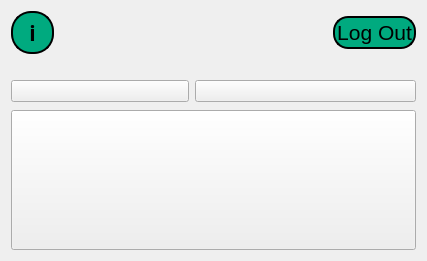
     <widget class="QWidget" name="Dashboardpage">
      <layout class="QGridLayout" name="gridLayout_24">
       <item row="0" column="0">
        <layout class="QGridLayout" name="gridLayout_15">
         <item row="1" column="6">
          <spacer name="horizontalSpacer_87">
           <property name="orientation">
            <enum>Qt::Horizontal</enum>
           </property>
           <property name="sizeHint" stdset="0">
            <size>
             <width>40</width>
             <height>20</height>
            </size>
           </property>
          </spacer>
         </item>
         <item row="1" column="5">
          <spacer name="horizontalSpacer_91">
           <property name="orientation">
            <enum>Qt::Horizontal</enum>
           </property>
           <property name="sizeHint" stdset="0">
            <size>
             <width>40</width>
             <height>20</height>
            </size>
           </property>
          </spacer>
         </item>
         <item row="1" column="2">
          <spacer name="horizontalSpacer_85">
           <property name="orientation">
            <enum>Qt::Horizontal</enum>
           </property>
           <property name="sizeHint" stdset="0">
            <size>
             <width>40</width>
             <height>20</height>
            </size>
           </property>
          </spacer>
         </item>
         <item row="1" column="7">
          <spacer name="horizontalSpacer_88">
           <property name="orientation">
            <enum>Qt::Horizontal</enum>
           </property>
           <property name="sizeHint" stdset="0">
            <size>
             <width>40</width>
             <height>20</height>
            </size>
           </property>
          </spacer>
         </item>
         <item row="5" column="1" colspan="8">
          <widget class="QPushButton" name="pushButton_goToCourses">
           <property name="sizePolicy">
            <sizepolicy hsizetype="Minimum" vsizetype="Minimum">
             <horstretch>0</horstretch>
             <verstretch>0</verstretch>
            </sizepolicy>
           </property>
           <property name="minimumSize">
            <size>
             <width>0</width>
             <height>140</height>
            </size>
           </property>
           <property name="styleSheet">
            <string notr="true">border-image: url(:/img/img/Untitled design (3).jpg) 0 0 0 0 stretch stretch;</string>
           </property>
           <property name="text">
            <string/>
           </property>
          </widget>
         </item>
         <item row="2" column="5" rowspan="2" colspan="4">
          <widget class="QPushButton" name="pushButton_goTOPRofessors">
           <property name="sizePolicy">
            <sizepolicy hsizetype="Expanding" vsizetype="Expanding">
             <horstretch>0</horstretch>
             <verstretch>0</verstretch>
            </sizepolicy>
           </property>
           <property name="styleSheet">
            <string notr="true">border-image: url(:/img/img/Untitled design (2).jpg) 0 0 0 0 stretch stretch;</string>
           </property>
           <property name="text">
            <string/>
           </property>
          </widget>
         </item>
         <item row="1" column="1">
          <spacer name="horizontalSpacer_36">
           <property name="orientation">
            <enum>Qt::Horizontal</enum>
           </property>
           <property name="sizeHint" stdset="0">
            <size>
             <width>40</width>
             <height>20</height>
            </size>
           </property>
          </spacer>
         </item>
         <item row="0" column="8">
          <widget class="QPushButton" name="pushButton_27">
           <property name="font">
            <font>
             <pointsize>16</pointsize>
            </font>
           </property>
           <property name="styleSheet">
            <string notr="true">color: rgb(0, 0, 0);
background-color: rgb(0, 170, 127);
border-width: 2px;        
  border-style: solid;
  border-radius: 15px;
  padding:2px;</string>
           </property>
           <property name="text">
            <string>Log Out</string>
           </property>
          </widget>
         </item>
         <item row="4" column="1" colspan="8">
          <spacer name="verticalSpacer_16">
           <property name="orientation">
            <enum>Qt::Vertical</enum>
           </property>
           <property name="sizeType">
            <enum>QSizePolicy::Fixed</enum>
           </property>
           <property name="sizeHint" stdset="0">
            <size>
             <width>20</width>
             <height>2</height>
            </size>
           </property>
          </spacer>
         </item>
         <item row="1" column="4">
          <spacer name="horizontalSpacer_90">
           <property name="orientation">
            <enum>Qt::Horizontal</enum>
           </property>
           <property name="sizeHint" stdset="0">
            <size>
             <width>40</width>
             <height>20</height>
            </size>
           </property>
          </spacer>
         </item>
         <item row="1" column="3">
          <spacer name="horizontalSpacer_86">
           <property name="orientation">
            <enum>Qt::Horizontal</enum>
           </property>
           <property name="sizeHint" stdset="0">
            <size>
             <width>40</width>
             <height>20</height>
            </size>
           </property>
          </spacer>
         </item>
         <item row="1" column="8">
          <spacer name="horizontalSpacer_89">
           <property name="orientation">
            <enum>Qt::Horizontal</enum>
           </property>
           <property name="sizeHint" stdset="0">
            <size>
             <width>40</width>
             <height>20</height>
            </size>
           </property>
          </spacer>
         </item>
         <item row="2" column="1" rowspan="2" colspan="4">
          <widget class="QPushButton" name="pushButton_goToStudents">
           <property name="sizePolicy">
            <sizepolicy hsizetype="Expanding" vsizetype="Expanding">
             <horstretch>0</horstretch>
             <verstretch>0</verstretch>
            </sizepolicy>
           </property>
           <property name="styleSheet">
            <string notr="true">
border-image: url(:/img/img/Untitled design (1).jpg) 0 0 0 0 stretch stretch;</string>
           </property>
           <property name="text">
            <string/>
           </property>
          </widget>
         </item>
         <item row="0" column="4" colspan="2">
          <widget class="QLabel" name="label_5">
           <property name="sizePolicy">
            <sizepolicy hsizetype="Preferred" vsizetype="Preferred">
             <horstretch>0</horstretch>
             <verstretch>0</verstretch>
            </sizepolicy>
           </property>
           <property name="maximumSize">
            <size>
             <width>200</width>
             <height>50</height>
            </size>
           </property>
           <property name="text">
            <string/>
           </property>
           <property name="pixmap">
            <pixmap resource="resources.qrc">:/img/img/333.png</pixmap>
           </property>
           <property name="scaledContents">
            <bool>true</bool>
           </property>
           <property name="alignment">
            <set>Qt::AlignCenter</set>
           </property>
          </widget>
         </item>
         <item row="0" column="1" colspan="2">
          <widget class="QPushButton" name="infoButton">
           <property name="sizePolicy">
            <sizepolicy hsizetype="Fixed" vsizetype="Fixed">
             <horstretch>0</horstretch>
             <verstretch>0</verstretch>
            </sizepolicy>
           </property>
           <property name="minimumSize">
            <size>
             <width>43</width>
             <height>20</height>
            </size>
           </property>
           <property name="maximumSize">
            <size>
             <width>16777215</width>
             <height>43</height>
            </size>
           </property>
           <property name="font">
            <font>
             <family>Arial Black</family>
             <pointsize>16</pointsize>
             <bold>true</bold>
            </font>
           </property>
           <property name="styleSheet">
            <string notr="true">color: rgb(0, 0, 0);
background-color: rgb(0, 170, 127);
border-width: 2px;        
  border-style: solid;
  border-radius: 20px;
  padding:5px;</string>
           </property>
           <property name="text">
            <string>i</string>
           </property>
          </widget>
         </item>
        </layout>
       </item>
      </layout>
     </widget>
